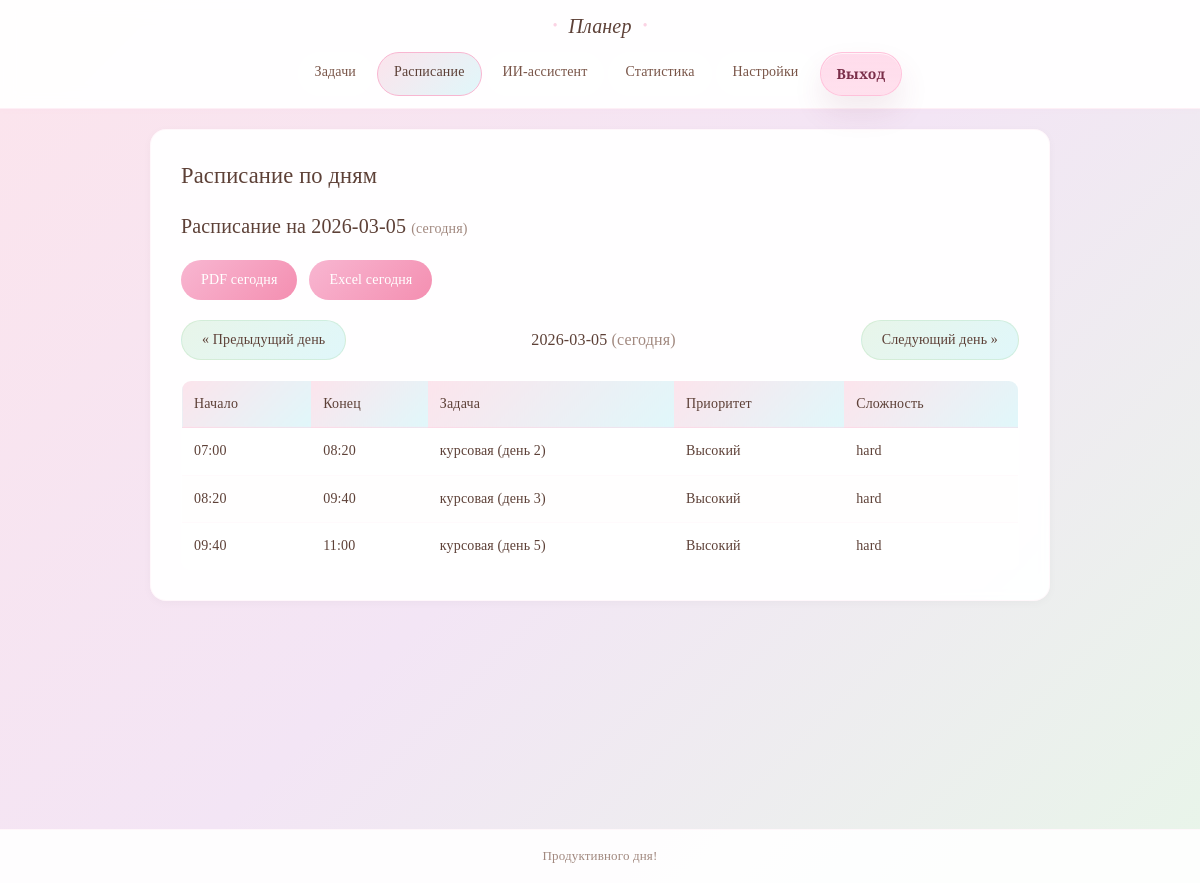
/schedule_day (signed in), run on the app's committed database.
### tables this page shows
CREATE TABLE tasks (
            id INTEGER PRIMARY KEY AUTOINCREMENT,
            title TEXT NOT NULL,
            duration INTEGER NOT NULL,
            priority INTEGER NOT NULL,
            deadline TEXT,
            done INTEGER NOT NULL DEFAULT 0,
            created_at TEXT NOT NULL DEFAULT CURRENT_TIMESTAMP,
            completed_at TEXT
        , user_id INTEGER);

### app.py (the view)
@app.route("/schedule_day")
@web_login_required
def schedule_day():
    today_date = datetime.now().date()
    date_str = request.args.get("date")
    if date_str:
        try:
            selected_date = datetime.strptime(date_str, "%Y-%m-%d").date()
        except Exception:
            selected_date = today_date
    else:
        selected_date = today_date
    selected_str = selected_date.isoformat()
    tasks = get_tasks_for_planning(selected_date, int(session["user_id"]))
    settings = load_settings()
    schedule = build_schedule(tasks, settings, day=selected_date)
    view = [{
        "start": s["start"].strftime("%H:%M"),
        "end": s["end"].strftime("%H:%M"),
        "title": s["title"],
        "priority": s["priority"],
        "difficulty": s["difficulty"],
    } for s in schedule]
    prev_date = (selected_date - timedelta(days=1)).isoformat()
    next_date = (selected_date + timedelta(days=1)).isoformat()
    return render_template(
        "schedule_day.html",
        schedule=view,
        current_date=selected_str,
        prev_date=prev_date,
        next_date=next_date,
        is_today=(selected_date == today_date)
    )

### app.py (called while the page is built)
def get_db():
    if "db" not in g:
        g.db = sqlite3.connect(app.config["DATABASE"])
        g.db.row_factory = sqlite3.Row
    return g.db

def web_login_required(f):
    @wraps(f)
    def wrapper(*args, **kwargs):
        if "user_id" not in session:
            return redirect(url_for("web_login"))
        return f(*args, **kwargs)
    return wrapper

def parse_time(v, default):
    if not v:
        v = default
    return datetime.strptime(v, "%H:%M").time()

def parse_rest_periods(rest_json: str):
    try:
        raw = json.loads(rest_json)
    except Exception:
        return []
    good = []
    for r in raw:
        s, e = r.get("start"), r.get("end")
        if s and e and s != "--:--" and e != "--:--":
            good.append({"start": parse_time(s, "13:00"), "end": parse_time(e, "13:30")})
    return good

def combine(date: datetime, t: time):
    return datetime.combine(date.date(), t)

def classify_difficulty(priority, duration):
    if priority == 1 and duration > 60:
        return "hard"
    if priority in (1, 2) and 30 <= duration <= 60:
        return "medium"
    return "easy"

def ai_base_score(priority, duration):
    score = priority * 2
    if duration <= 30:
        score += 1.5
    elif duration <= 60:
        score += 0.5
    else:
        score -= 0.5
    return score

def pick_task(candidates, last_diff):
    if len(last_diff) >= 2 and last_diff[-1] == "hard" and last_diff[-2] == "hard":
        light = [t for t in candidates if t["difficulty"] != "hard"]
        if light:
            light.sort(key=lambda x: x["score"], reverse=True)
            return light[0]
    candidates.sort(key=lambda x: x["score"], reverse=True)
    return candidates[0]

def load_settings():
    db = get_db()
    data = db.execute("SELECT key, value FROM settings").fetchall()
    out = {r["key"]: r["value"] for r in data}
    out.setdefault("sleep_start", "23:00")
    out.setdefault("sleep_end", "07:00")
    out.setdefault("rest_periods", "[]")
    return out

### templates/schedule_day.html (shortened to what this page needs)
{% extends "layout.html" %}
{% block content %}
<div class="dash-box" style="max-width:900px; margin:0 auto; padding:30px;">
    <h2 style="margin-bottom:20px;">Расписание по дням</h2>
    <h3 style="margin-bottom:20px;">
        Расписание на {{ current_date }}
        {% if is_today %}
            <span style="color:var(--text-light); font-size:14px;">(сегодня)</span>
        {% endif %}
    </h3>
    <div style="display:flex; gap:12px; flex-wrap:wrap; margin-bottom:20px;">
        <a href="{{ url_for('export_pdf') }}" class="btn">PDF сегодня</a>
        <a href="{{ url_for('export_excel') }}" class="btn">Excel сегодня</a>
    </div>
    <div style="display:flex; justify-content:space-between; align-items:center; margin:20px 0;">
        <a href="{{ url_for('schedule_day', date=prev_date) }}"
           class="btn btn-secondary">
            « Предыдущий день
        </a>
        <div style="font-size:16px; font-weight:500;">
            {{ current_date }}
            {% if is_today %}
                <span style="color:var(--text-light);">(сегодня)</span>
            {% endif %}
        </div>
        <a href="{{ url_for('schedule_day', date=next_date) }}"
           class="btn btn-secondary">
            Следующий день »
        </a>
    </div>
    {% if schedule %}
        <table>
            <thead>
                <tr>
                    <th>Начало</th>
                    <th>Конец</th>
                    <th>Задача</th>
                    <th>Приоритет</th>
                    <th>Сложность</th>
                </tr>
            </thead>
            <tbody>
            {% for s in schedule %}
                <tr>
                    <td>{{ s.start }}</td>
                    <td>{{ s.end }}</td>
                    <td>{{ s.title }}</td>
                    <td>
                        {% if s.priority == 1 %}
                            Высокий
                        {% elif s.priority == 2 %}
                            Средний
                        {% else %}
                            Низкий
                        {% endif %}
                    </td>
                    <td>{{ s.difficulty }}</td>
                </tr>
            {% endfor %}
            </tbody>
        </table>
    {% else %}
        <p style="margin-top:20px; color:var(--text-light); font-size:15px;">
            На выбранный день задач нет.
        </p>
    {% endif %}
</div>
{% endblock %}

### static/style.css (style rules this page uses)
:root { --lotus-pink: #f8b6d1; --lotus-pink-light: #fce4ec; --lotus-pink-dark: #f48fb1; --leaf-green: #a5d6a7; --leaf-green-light: #e8f5e9; --water-blue: #80deea; --water-blue-light: #e0f7fa; --stem-brown: #bcaaa4; --petal-white: #fff; --petal-shadow: rgba(0, 0, 0, 0.05); --text-dark: #5d4037; --text-medium: #795548; --text-light: #a1887f; --radius: 16px; --radius-sm: 10px; --shadow-soft: 0 2px 10px rgba(0, 0, 0, 0.03); --shadow-floating: 0 5px 20px rgba(248, 182, 209, 0.18); }
* { margin: 0; padding: 0; box-sizing: border-box; }
body { font-family: 'Crimson Pro', 'Georgia', 'Times New Roman', serif; background: linear-gradient(135deg, #fce4ec 0%, #f3e5f5 50%, #e8f5e9 100%); color: var(--text-dark); line-height: 1.6; min-height: 100vh; letter-spacing: 0.01em; background-attachment: fixed; font-size: 15px; }
h1, h2, h3, h4 { font-weight: 400; line-height: 1.4; margin-bottom: 16px; color: var(--text-dark); }
h3 { font-size: 20px; margin-bottom: 20px; }
.dash-box, .block-card { background: rgba(255, 255, 255, 0.95); border-radius: var(--radius); padding: 20px; box-shadow: var(--shadow-soft); border: 1px solid rgba(248, 182, 209, 0.1); transition: all 0.3s ease; backdrop-filter: blur(5px); }
.btn { display: inline-flex; align-items: center; justify-content: center; padding: 10px 20px; background: linear-gradient(135deg, var(--lotus-pink), var(--lotus-pink-dark)); color: white; border: none; border-radius: 50px; font-size: 14px; font-weight: 400; cursor: pointer; transition: all 0.3s ease; text-decoration: none; gap: 8px; height: 40px; line-height: 1; }
.btn-secondary { background: linear-gradient(135deg, var(--leaf-green-light), var(--water-blue-light)); color: var(--text-dark); border: 1px solid rgba(165, 214, 167, 0.3); }
table { width: 100%; border-collapse: collapse; margin-top: 12px; font-size: 14px; border-radius: var(--radius-sm); overflow: hidden; border: 1px solid rgba(248, 182, 209, 0.1); background: white; }
table th { background: linear-gradient(135deg, var(--lotus-pink-light), var(--water-blue-light)); padding: 12px; text-align: left; font-weight: 400; color: var(--text-dark); border-bottom: 1px solid rgba(248, 182, 209, 0.2); }
table td { padding: 12px; border-bottom: 1px solid rgba(248, 182, 209, 0.05); }
table tr:last-child td { border-bottom: none; }
table tr:nth-child(even) { background: rgba(248, 182, 209, 0.02); }

### data on the page
tasks: start "07:00", end "08:20", title "курсовая (день 2)", priority "Высокий", difficulty "hard"
tasks: start "08:20", end "09:40", title "курсовая (день 3)", priority "Высокий", difficulty "hard"
tasks: start "09:40", end "11:00", title "курсовая (день 5)", priority "Высокий", difficulty "hard"

### other printed values
{{ current_date }} "2026-03-05"
